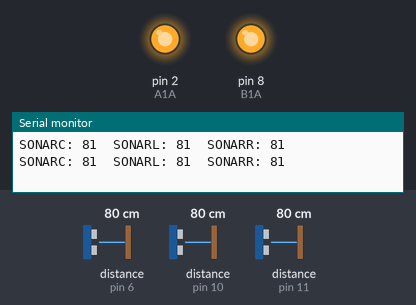
Bench run of a sketch on a simulated Arduino Uno, built with avr-gcc and run on an emulated ATmega328P. Parts: output pins drawn as LEDs (lit = HIGH), the last lines printed to the serial monitor. Dashed ring = blinking. The test bench sets the inputs (shaded band); at power-on: distance to the obstacle (sensors on pin 6, pin 11, pin 10) 80 cm. Pins used as bus, display or sensor lines are not drawn.

Above: at 1.7 s.
1.8 s: distance to the obstacle (sensor on pin 6) set to 2 cm
At 4.2 s:
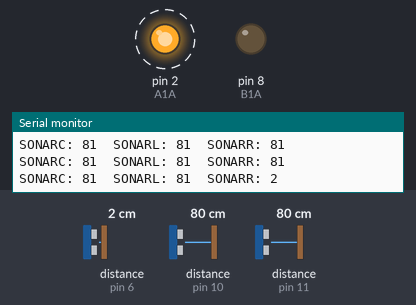
5.6 s: distance to the obstacle (sensor on pin 11) set to 2 cm
At 6.83 s:
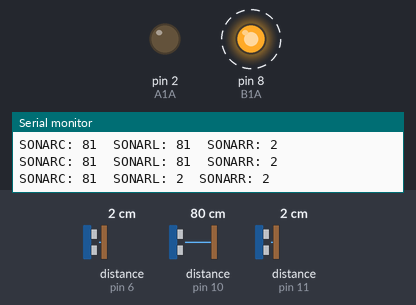
9.4 s: distance to the obstacle (sensor on pin 11) set to 60 cm
At 11.6 s:
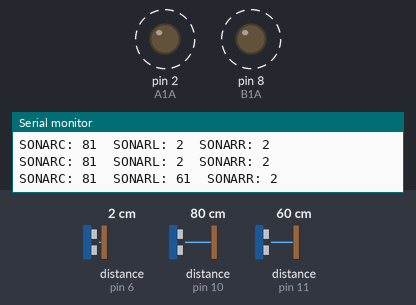
13.2 s: distance to the obstacle (sensor on pin 6) set to 60 cm
At 13.7 s:
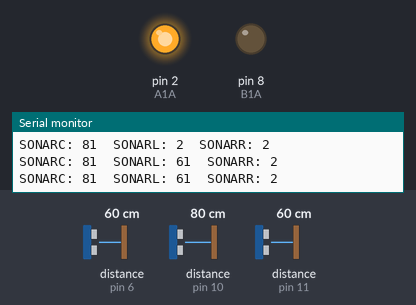
14.8 s: distance to the obstacle (sensor on pin 10) set to 2 cm
At 16.9 s:
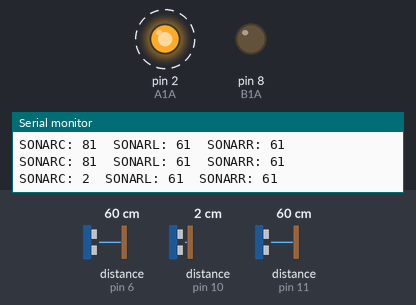
18.6 s: distance to the obstacle (sensor on pin 10) set to 32 cm
21.5 s: distance to the obstacle (sensor on pin 10) set to 40 cm
At 23.2 s:
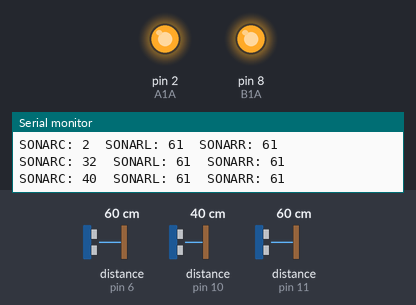
Timing chart, 0 to 24.7 s (numbered marks = the images above; inputs shaded):
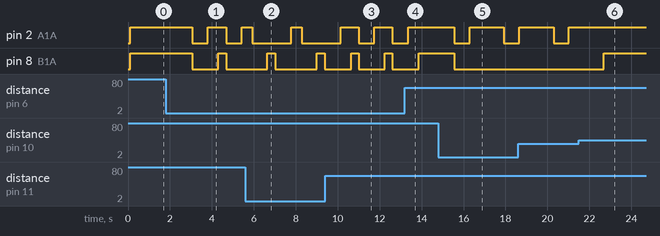

The sketch:

Last_code.ino
```cpp
#include <NewPing.h>
#define SONARC 10
#define SONARL 11
#define SONARR 6
#define MAX_DISTANCE 200
#define NUM_SONAR 3

const int A1A = 2;
const int A1B = 3;
const int B1A = 8;
const int B1B = 9;

NewPing sonar[NUM_SONAR] = {
NewPing(SONARC, SONARC, MAX_DISTANCE),
NewPing(SONARL, SONARL, MAX_DISTANCE),
NewPing(SONARR, SONARR, MAX_DISTANCE)
};
int distance[NUM_SONAR];

void setup() {
  Serial.begin(115200);
  pinMode(B1A,OUTPUT);
  pinMode(B1B,OUTPUT);
  pinMode(A1A,OUTPUT);
  pinMode(A1B,OUTPUT);
}
void sonarset(){
    delay(50);
  updateSonar();
  Serial.print("SONARC: ");
  Serial.print(distance[0]);
  Serial.print("  SONARL: ");
  Serial.print(distance[1]);
  Serial.print("  SONARR: ");
  Serial.println(distance[2]);
}
void updateSonar() {
  for (int i = 0; i < NUM_SONAR; i++) {
    distance[i] = sonar[i].ping_cm();
    if (distance[i] == 0)
      distance[i] = MAX_DISTANCE;}}
void process(){
if(distance[0] >= 20){forward();}
if(distance[0] <= 35){
  reverse();
  delay(750);
  left();
  delay(750);
}
if(distance[1] <= 35){
  reverse();
  delay(750);
  right();}
  delay(400);
if(distance[2] <= 35){
  reverse();
  delay(750);
  left();}
  delay(400);
  }
void forward(){
 motorA('L');
 motorB('L');}
void reverse(){
 motorA('R');
 motorB('R');}
void motoroff(){
 motorA('O');
 motorB('O');}
void left(){
 motorA('L');
 motorB('R');}
void right(){
 motorA('R');
 motorB('L');}
 void rotate(){
 motorA('L');
 motorB('R');}
void motorA(char d)
{
  if(d =='R'){
    digitalWrite(A1A,LOW);
    digitalWrite(A1B,HIGH);
  }else if (d =='L'){
    digitalWrite(A1A,HIGH);
    digitalWrite(A1B,LOW);
    }else if(d =='O'){
    digitalWrite(A1A,LOW);
    digitalWrite(A1B,LOW);
  }
}
void motorB(char d)
{
    {
    if(d =='R'){
      digitalWrite(B1A,LOW);
      digitalWrite(B1B,HIGH);
    }else if(d =='L'){
      digitalWrite(B1A,HIGH);
      digitalWrite(B1B,LOW);
    }else if(d =='O'){
      digitalWrite(B1A,LOW);
      digitalWrite(B1B,LOW);
    }
}}
void loop() {
   sonarset();
   forward();
   reverse();
   left();
   right();
   motoroff();
   process();
}
```

Measured:
- the behaviour switches between 35 and 36 cm on distance to the obstacle (sensor on pin 10) (found by bisection; images 5 and 6)
- after the input at 1.8 s, pin 2 (A1A): alternates HIGH for 0.86 s and LOW for 0.75 s, starting after 1.3 s; pin 8 (B1A): HIGH → LOW after 1.3 s, → HIGH 1.3 s later, → LOW 0.36 s later
- after the input at 5.6 s, pin 8 (B1A): alternates HIGH for 0.40 s and LOW for 2.0 s, starting after 1.0 s
- after the input at 9.4 s, pin 2 (A1A): HIGH → LOW after 1.6 s, → HIGH 0.75 s later, → LOW 0.86 s later
- after the input at 13.2 s, pin 2 (A1A): goes on until 13.4 s, then stays HIGH; pin 8 (B1A): goes on until 13.9 s, then stays HIGH
- after the input at 14.8 s, pin 2 (A1A): HIGH → LOW after 0.75 s, → HIGH 0.75 s later, → LOW 1.6 s later; pin 8 (B1A): HIGH → LOW after 0.75 s
- after the input at 21.5 s, pin 2 (A1A): stays HIGH (without the input it goes to LOW after 1.2 s); pin 8 (B1A): LOW → HIGH after 1.2 s
